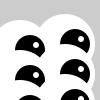
Frame 1 (no input)
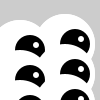
Frame 2 (the mouse pressed at the canvas centre, redrawn once)

The Processing sketch that drew these frames (run headless with seeded random() and noise(); the mouse was pressed at the canvas centre and the sketch redrawn once):

// Processing sketch: Ex_04
// ── Ex_04.pde
void setup() {
  size(100, 100);
  noStroke();
  smooth();
  noLoop();
}

void draw() {
  eye(65, 44);
  eye(20, 50);
  eye(65, 74);
  eye(20, 80);
  eye(65, 104);
  eye(20, 110);
}

void eye(int x, int y) {
  fill(255);
  ellipse(x, y, 60, 60);
  fill(0);
  ellipse(x+10, y, 30, 30);
  fill(255);
  ellipse(x+16, y-5, 6, 6);
}
